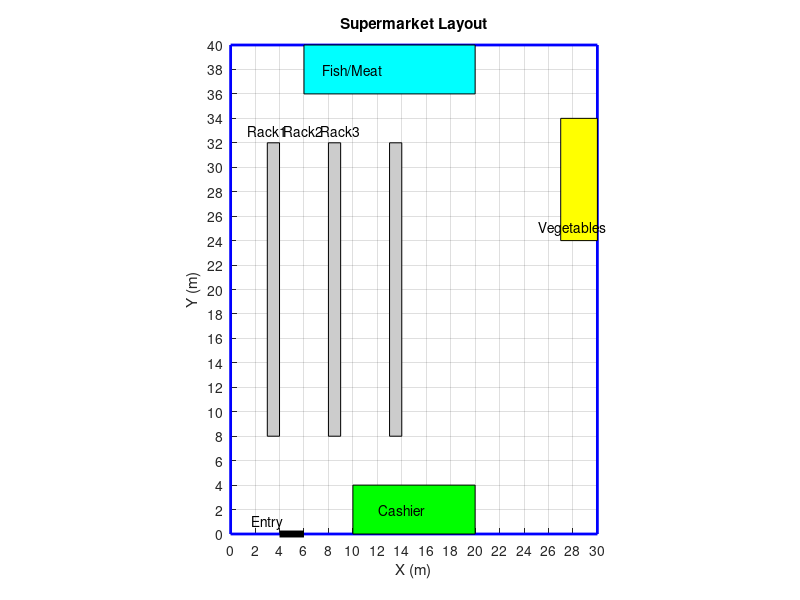

Here is the MATLAB script that generated this plot: (Note: this script raises an error after producing the figure.)
% Define the supermarket layout dimensions
supermarketLength = 40; % long side  (Y-axis)
supermarketWidth = 30;  % short side (X-axis)

% Create the figure
figure;
hold on
% Set custom ticks for the grid to match 1.5m spacing
xticks(0:2:supermarketWidth);
yticks(0:2:supermarketLength);
axis equal;
% Apply the grid with custom ticks
grid on;

% Draw the supermarket boundaries
rectangle('Position', [0 0 supermarketWidth supermarketLength], 'EdgeColor', 'b', 'LineWidth', 2);

% Add sections (example positions, adjust as needed)
% Fish/Meat section
rectangle('Position', [6 36 14 4], 'FaceColor', 'cyan');  % Position: (X,Y,width,height)
text(10,38, 7.5, 'Fish/Meat', 'HorizontalAlignment', 'center');

% Ice Cream section
rectangle('Position', [27 24 3 10], 'FaceColor', 'yellow');
text(28, 25, 'Vegetables', 'HorizontalAlignment', 'center');

% Cashier
rectangle('Position', [10 0 10 4], 'FaceColor', 'green');
text(14, 2, 'Cashier', 'HorizontalAlignment', 'center');

% Racks (spaced 2m apart, parallel to the long side)
rectangle('Position', [3 8 1 24], 'FaceColor', [0.8, 0.8, 0.8]);
text(3,33, "Rack1", 'HorizontalAlignment', 'center');

rectangle('Position', [8 8 1 24], 'FaceColor', [0.8, 0.8, 0.8]);
text(6,33, "Rack2", 'HorizontalAlignment', 'center');

rectangle('Position', [13 8 1 24], 'FaceColor', [0.8, 0.8, 0.8]);
text(9,33, "Rack3", 'HorizontalAlignment', 'center');


% Draw the door as a thick line at the bottom
line([4,6], [0, 0], 'Color', 'k', 'LineWidth', 5);
text(3,1, "Entry",'HorizontalAlignment', 'center');

% Set axis limits and labels
axis([0 supermarketWidth 0 supermarketLength]);
xlabel('X (m)');
ylabel('Y (m)');
title('Supermarket Layout');




%%

% Define the environment grid (30x40 grid for 1m x 1m cells)
environment = zeros(30, 40); % 30 rows (X-axis), 40 columns (Y-axis)

% Mark obstacles for each section

% Fish/Meat section (at (6,36) with width 14 and height 4 in the original figure)
environment(6:19, 36:39) = 1;  % X: 6-19, Y: 36-39

% Ice Cream section (at (27,24) with width 3 and height 10)
environment(27:29, 24:33) = 1; % X: 27-29, Y: 24-33

% Cashier section (at (10,0) with width 10 and height 4)
environment(10:19, 1:4) = 1;  % X: 10-19, Y: 1-4

% Racks (spaced 2m apart, parallel to the long side)
environment(3, 8:31) = 1;  % Rack1 at X: 3, Y: 8-31
environment(8, 8:31) = 1;  % Rack2 at X: 8, Y: 8-31
environment(13, 8:31) = 1; % Rack3 at X: 13, Y: 8-31

% Door (Entry) marked as free space, so no need to update environment array here

init_point = [5,2];
% dest_point = [24 ,34];  % Destination point used for UWB data measurements

dest_point = [7,35];

optimalPath = BFS_pathfinding(environment, init_point, dest_point);


% Extract x and y coordinates from the optimalPath matrix
x = optimalPath(:, 1);  % X coordinates
y = optimalPath(:, 2);  % Y coordinates
% Plot the start node in green
% plot(init_point(1),init_point(2), 'go', 'MarkerSize', 10, 'LineWidth', 2);

% Plot the goal node in red
% op_handle = plot(nan, nan, '.b');  % Initialize optimal path plot with an empty point.
plot(dest_point(1),dest_point(2), 'ro', 'MarkerSize', 10, 'LineWidth', 2,'DisplayName','Destination');

% Plot the optimal path as a red line
op_handle = plot(x, y, 'b-', 'LineWidth', 2,'DisplayName','Optimal path');  % Red line for the optimal path
% set(op_handle,'XData',x,'YData',y);

%% --------------------------- Particle filter -------------------------------


% Implementation of particle filter


% Implementation using pre-measured values. 
load('Measurement_data\data_supermarket_6bs_20ds_2mp_30snr.mat');
showBaseStations(baseLocs);
% op_handle = showTagPath(optimalPath,'actual');  % handle for optimal path plot
showTagPath(estimatedPath,'measured');


dt = 0.5;     % Seconds
% Modeling state transition 
global At Qt Rt mu_zt

At = [1 dt 0 0;
      0 1  0 0;
      0 0 1 dt;
      0 0 0  1];

% Process noise covariance -> Findout how to find this properly    
tuneRt = 0.2;
Rt = tuneRt * eye(4);


tuneQt = 10;
Qt = tuneQt * eye(2);
% Qt = [6.8353 0.1698;0.1698 6.5867]; %Measurement noise covariance
mu_zt = [0 0]';             %Measurement noise mean


function [Xt,pt] = ptFilter(Xtm1,zt)

    global At Qt Rt mu_zt

    M = length(Xtm1);   %Number of particles.
    Xbar_t = zeros(size(Xtm1));  %Initializing the particle set.
    Xt = Xbar_t;    
    W = zeros(1,M);     %Weights of each particle.

    zt = zt - mu_zt;  % Remove this Line
    
    for m=1:M
        %Prediction step
        xtm = At * Xtm1(:,m) + mvnrnd(zeros(1,4),Rt,1)';  
        particle = [xtm(1) xtm(3)]';
        %Correction step
        W(m) = mvnpdf(zt,particle,Qt);
        Xbar_t(:,m) = xtm;   %Updating particle set before resampling
    end
    
    %Normalization of weights
    W = W/sum(W);
    % [~,idx] = max(W);
    % pt = [Xbar_t(1,idx) Xbar_t(3,idx)];  % Best state estimate - Particle with highest weight.

    %Measure of Degeneracy - Effective sample size (Neff) (ESS)
    Neff = 1/(sum(W.^2));
    alpha = 1; %Threshold for ESS comparison

    if Neff < (alpha * M)  % Condition for resampling 
        %METHOD OF RESAMPLING - SYSTEMATIC RESAMPLING   

        csw = cumsum(W); %Cummulative sum of weights
        Ui = rand(1,M);  %Uniform distribution from 0 to 1

        for i = 1:M
            ui = Ui(i);
            j = 1;
            while ui > csw(j)
                j = j+1;
            end
            Xt(:,i) = Xbar_t(:,j); 
        end
        pt = mean(Xt,2)'; % Takes the mean of particles with equal weights (wi = 1/M)
        pt = [pt(1) pt(3)];
        
    else
        Xt = Xbar_t;
        pt = mean(Xt,2,Weights=W)'; % Takes the mean of particles with corresponding weights (wi)
        pt = [pt(1) pt(3)];
        
    end

end

%Initial particle set generation
M = 1000;  %Number of total particles.

%Assume gaussian distribution around initial point.
% initialPos = path(1,:);
% sigma = 1 * eye(2) ;    %Tune the variances as we want.
x_range = 0 + 30 .* rand(1, M); % Particles in x range [0, 30]
y_range = 0 + 40 .* rand(1, M); % Particles in y range [0, 40]

% Combine x and y particles
init_particles = [x_range; y_range];
vx0 = 0;      %Initial x velocity
vy0 = 0;      %Initial y velocity
Xtm1 = [init_particles(1,:) ;zeros(1,M)+vx0 ; init_particles(2,:) ; zeros(1,M)+vy0];
Xt = zeros(size(Xtm1));

% estimatedPath = repmat(estimatedPath,10, 1); %Add this to repeat the motion several times.
numofPoints = length(estimatedPath);
pfOutput = zeros(size(estimatedPath));

h_pf = plot(nan, nan, '.k','DisplayName',"Particles");  % Initialize plot with an empty point.
set(h_pf,'XData',init_particles(1,:),'YData',init_particles(2,:)); %Plotting initial particles.
pause(2);

for i = 1:numofPoints
    zt = estimatedPath(i,:)'; 
    [Xt,pfOutput(i,:)] = ptFilter(Xtm1,zt);
    Xtm1 = Xt;
    set(h_pf,'XData',Xt(1,:),'YData',Xt(3,:));
    
    rounded_point = round(pfOutput(i,:));

    new_optimal_path = BFS_pathfinding(environment,rounded_point,dest_point);
    set(op_handle,'XData',new_optimal_path(:, 1),'YData',new_optimal_path(:, 2));


    disp(new_optimal_path);
    pause(0.1);
end

showTagPath(pfOutput,'filtered');
legend('Location','northeast');
hold off;
